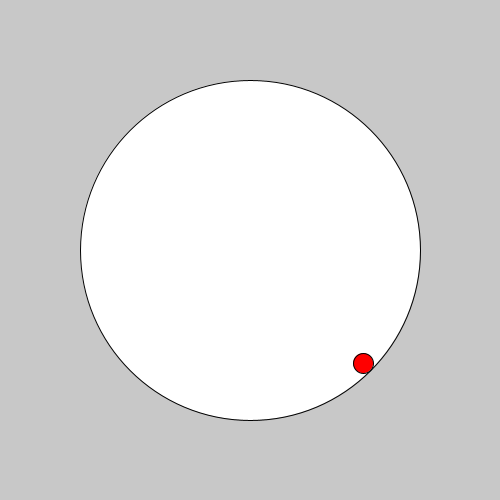
Frame 1 (no input)
Frame 60 (the mouse pressed at the canvas centre just before this capture): identical to frame 1, image omitted
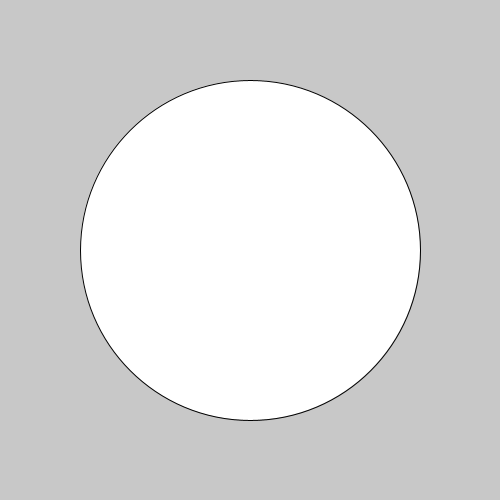
Frame 120 (the mouse held since frame 60 and released just before this capture)

The Processing sketch that drew these frames (run headless with seeded random() and noise(); from frame 60 on, the mouse is pressed at the canvas centre):

// Processing sketch: gdp_03_05_example_goat
// ── gdp_03_05_example_goat.pde
/*
 * Scared goat: example solution without PVector 
 * @author Tim Laue
 **/

float circleRadius = 170;
float goatRadius = 10;

void setup()
{
  size(500,500);
}

void draw()
{
  background(200);
  ellipseMode(RADIUS);
  // screen center
  float centerX = width/2;
  float centerY = height/2;
  
  // draw large circle
  fill(255);
  ellipse(centerX, centerY, circleRadius, circleRadius);
  
  /// GOAT POSITION ///
  // step 1: get x and y components of distance from center to mouse
  float vecToCenterX = centerX - mouseX; // how many pixels from 
  float vecToCenterY = centerY - mouseY;
  // the same as dist(centerX, centerY, mouseX, mouseY)
  float distToCenter = mag(vecToCenterX, vecToCenterY);
  
  // step 2: normalize x and y components and multiply them by the circle Radius
  // so that the goat stays always at the cricle border
  // then add them to centerX/centerY
  float goatX = centerX + (vecToCenterX / distToCenter) * (circleRadius - goatRadius);
  float goatY = centerY + (vecToCenterY / distToCenter) * (circleRadius - goatRadius);
  
  // draw the goat
  fill(255,0,0);
  ellipse(goatX, goatY, goatRadius, goatRadius);
} {}
